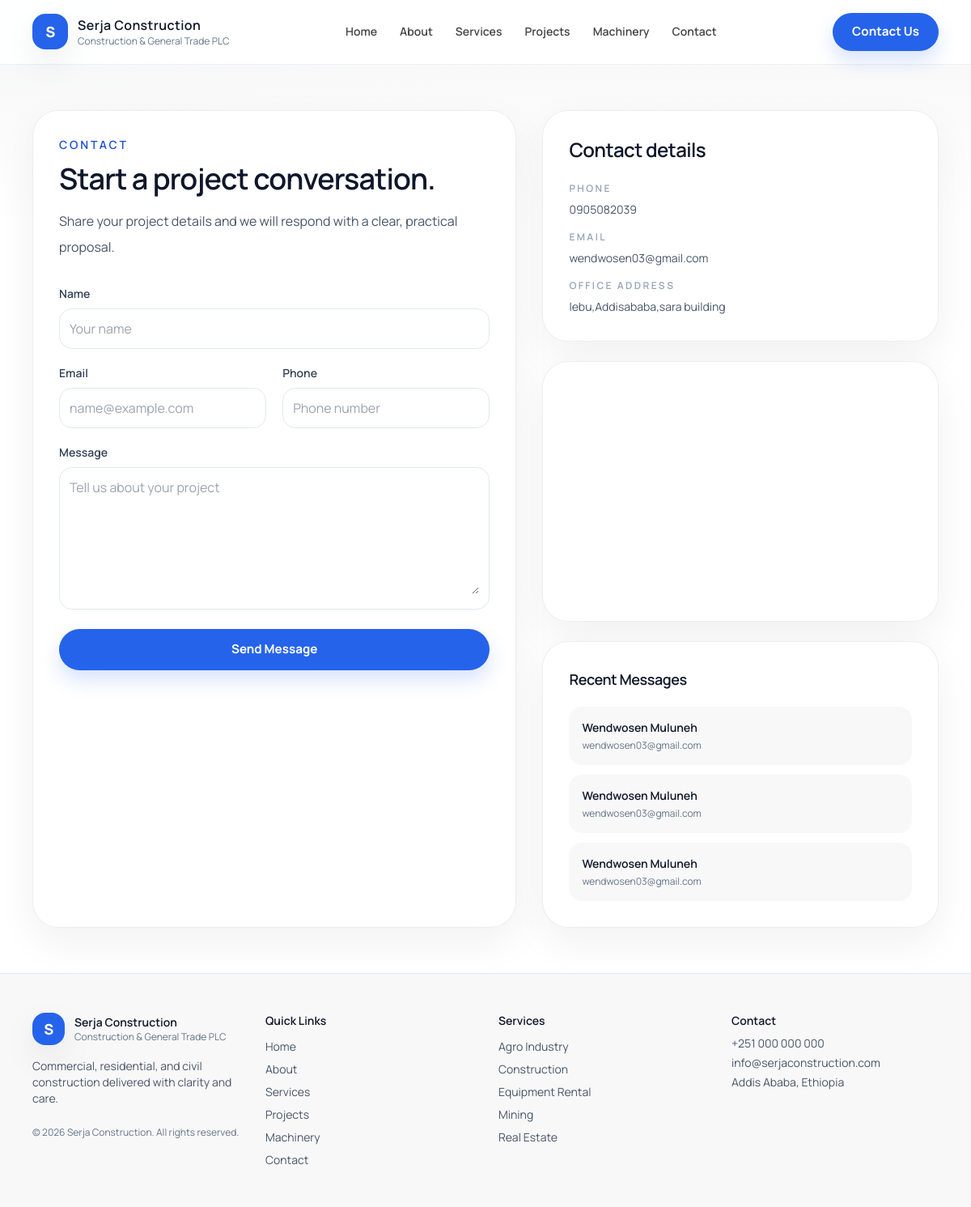
Page /contact/ on the committed database.
### core/models.py (models this page shows, shortened)
class CompanyProfile(models.Model):
    name = models.CharField(max_length=200)
    tagline = models.CharField(max_length=255, blank=True)
    description = models.TextField()
    logo = models.ImageField(upload_to="company/")
    hero_image = models.ImageField(upload_to="company/", blank=True, null=True)
    address = models.CharField(max_length=255)
    phone = models.CharField(max_length=50)
    email = models.EmailField()
    founded_year = models.PositiveIntegerField()
    mission = models.TextField(blank=True)
    vision = models.TextField(blank=True)
    facebook = models.URLField(blank=True)
    linkedin = models.URLField(blank=True)
    telegram = models.URLField(blank=True)

### contact/models.py (models this page shows, shortened)
class ContactMessage(models.Model):
    name = models.CharField(max_length=150)
    email = models.EmailField()
    phone = models.CharField(max_length=50, blank=True)
    message = models.TextField()
    is_read = models.BooleanField(default=False)
    created_at = models.DateTimeField(auto_now_add=True)

### services/models.py (models this page shows, shortened)
class Service(models.Model):
    title = models.CharField(max_length=150)
    slug = models.SlugField(unique=True, blank=True)
    description = models.TextField()
    icon = models.CharField(max_length=100, blank=True)  # optional (for frontend icons)
    created_at = models.DateTimeField(auto_now_add=True)

### contact/views.py (the view)
# urls.py: path('', contact_page, name='contact'),
def contact_page(request):
    context = site_context()
    if request.method == 'POST':
        form = ContactMessageForm(request.POST)
        if form.is_valid():
            saved_message = form.save()
            recipients = {settings.CONTACT_NOTIFICATION_EMAIL, settings.ADMIN_EMAIL}
            recipients.discard('')
            email_subject = f"New contact message from {saved_message.name}"
            email_body = (
                f"Name: {saved_message.name}\n"
                f"Email: {saved_message.email}\n"
                f"Phone: {saved_message.phone or 'Not provided'}\n\n"
                f"Message:\n{saved_message.message}"
            )
            try:
                if recipients:
                    send_mail(
                        email_subject,
                        email_body,
                        settings.DEFAULT_FROM_EMAIL,
                        list(recipients),
                        fail_silently=False,
                    )
                messages.success(request, 'Your message has been sent successfully and emailed to the configured inbox.')
            except Exception:
                messages.warning(request, 'Your message was saved, but the email could not be sent. Check email settings.')
            return redirect('contact')
    else:
        form = ContactMessageForm()
    context['form'] = form
    context['recent_messages'] = ContactMessage.objects.order_by('-created_at')[:5]
    return render(request, 'pages/contact.html', context)

### contact/forms.py
class ContactMessageForm(forms.ModelForm):
    class Meta:
        model = ContactMessage
        fields = ['name', 'email', 'phone', 'message']
        widgets = {
            'name': forms.TextInput(attrs={'placeholder': 'Your name'}),
            'email': forms.EmailInput(attrs={'placeholder': 'name@example.com'}),
            'phone': forms.TextInput(attrs={'placeholder': 'Phone number'}),
            'message': forms.Textarea(attrs={'rows': 6, 'placeholder': 'Tell us about your project'}),
        }

### core/context.py (called while the page is built)
def site_context():
    company = CompanyProfile.objects.first()
    return {
        'company': company,
        'services': Service.objects.all().order_by('title'),
        'projects': Project.objects.select_related('category').order_by('-created_at'),
        'project_categories': Project.objects.select_related('category').values_list('category__name', flat=True).distinct(),
        "machineries": Machinery.objects.all().order_by("name"),
        "testimonials": Testimonial.objects.filter(is_active=True).order_by("-id"),
    }

### templates/pages/contact.html (shortened to what this page needs)
{% extends 'base.html' %}
{% block content %}
  <section class="grid gap-8 lg:grid-cols-[1.1fr_0.9fr]">
    <div class="site-card rounded-[2rem] p-6 sm:p-8" data-aos="fade-left" data-aos-delay="120">
      <p class="text-sm font-semibold uppercase tracking-[0.2em] text-accent-600" data-aos="fade-left" data-aos-delay="160">Contact</p>
      <h2 class="mt-3 text-4xl font-semibold tracking-tight text-slate-900" data-aos="fade-left" data-aos-delay="200">Start a project conversation.</h2>
      <p class="mt-4 text-base leading-8 text-slate-600" data-aos="fade-left" data-aos-delay="240">Share your project details and we will respond with a clear, practical proposal.</p>
      <form method="post" class="mt-8">
        <div class="grid gap-5 sm:grid-cols-2">
          <div class="sm:col-span-2">
            <label for="id_name" class="block text-sm font-semibold text-slate-700">Name</label>
            <div class="mt-2 rounded-2xl border border-slate-200 bg-white p-3 focus-within:border-accent-300 focus-within:ring-2 focus-within:ring-accent-100">
              {{ form.name }}
            </div>
          </div>
          <div>
            <label for="id_email" class="block text-sm font-semibold text-slate-700">Email</label>
            <div class="mt-2 rounded-2xl border border-slate-200 bg-white p-3 focus-within:border-accent-300 focus-within:ring-2 focus-within:ring-accent-100">
              {{ form.email }}
            </div>
          </div>
          <div>
            <label for="id_phone" class="block text-sm font-semibold text-slate-700">Phone</label>
            <div class="mt-2 rounded-2xl border border-slate-200 bg-white p-3 focus-within:border-accent-300 focus-within:ring-2 focus-within:ring-accent-100">
              {{ form.phone }}
            </div>
          </div>
          <div class="sm:col-span-2">
            <label for="id_message" class="block text-sm font-semibold text-slate-700">Message</label>
            <div class="mt-2 rounded-2xl border border-slate-200 bg-white p-3 focus-within:border-accent-300 focus-within:ring-2 focus-within:ring-accent-100">
              {{ form.message }}
            </div>
          </div>
        </div>
        <button type="submit" class="button-primary mt-6 w-full">Send Message</button>
      </form>
    </div>
    <div class="space-y-6" data-aos="fade-right" data-aos-delay="160">
      <div class="site-card rounded-[2rem] p-6 sm:p-8" data-aos="fade-right" data-aos-delay="200">
        <h3 class="text-2xl font-semibold tracking-tight text-slate-900">Contact details</h3>
        <div class="mt-6 space-y-4 text-sm text-slate-600">
          <div>
            <p class="text-xs font-semibold uppercase tracking-[0.2em] text-slate-400">Phone</p>
            <p class="mt-2">{{ company.phone|default:'+251 000 000 000' }}</p>
          </div>
          <div>
            <p class="text-xs font-semibold uppercase tracking-[0.2em] text-slate-400">Email</p>
            <p class="mt-2">{{ company.email|default:'info@serjaconstruction.com' }}</p>
          </div>
          <div>
            <p class="text-xs font-semibold uppercase tracking-[0.2em] text-slate-400">Office Address</p>
            <p class="mt-2">{{ company.address|default:'Addis Ababa, Ethiopia' }}</p>
          </div>
        </div>
      </div>
      <div class="site-card overflow-hidden rounded-[2rem]" data-aos="fade-right" data-aos-delay="260">
        <iframe
          title="Serja Construction map"
          src="https://www.google.com/maps?q=Addis%20Ababa%20Ethiopia&output=embed"
          class="h-80 w-full border-0"
          loading="lazy"
        ></iframe>
      </div>
      <div class="site-card rounded-[2rem] p-6 sm:p-8" data-aos="fade-right" data-aos-delay="320">
        <h3 class="text-lg font-semibold tracking-tight text-slate-900">Recent Messages</h3>
        <div class="mt-5 space-y-3">
          {% for message in recent_messages %}
            <div class="rounded-2xl bg-[#f8f8f8] p-4">
              <p class="text-sm font-semibold text-slate-900">{{ message.name }}</p>
              <p class="mt-1 text-xs text-slate-500">{{ message.email }}</p>
            </div>
          {% empty %}
            <div class="rounded-2xl bg-[#f8f8f8] p-4 text-sm text-slate-600">No contact messages yet.</div>
          {% endfor %}
        </div>
      </div>
    </div>
  </section>
{% endblock %}

### templates/base.html (shortened to what this page needs)
<!doctype html>
<html lang="en">
<head>
  <script src="https://cdn.tailwindcss.com"></script>
  <link rel="stylesheet" href="https://unpkg.com/aos@2.3.4/dist/aos.css" />
</head>
<body class="min-h-screen bg-white text-slate-900 antialiased">
<header id="site-header" class="sticky top-0 z-50 border-b border-slate-200/70 bg-white/90 backdrop-blur-xl transition-shadow">
    <div class="mx-auto flex max-w-6xl items-center justify-between gap-3 px-4 py-4">
      <div class="flex items-center gap-3">
        <div class="grid h-11 w-11 place-items-center rounded-2xl bg-accent-500 text-white soft-shadow">
          <span class="text-lg font-extrabold tracking-tight">S</span>
        </div>
        <div class="leading-tight">
          <h1 class="text-base font-semibold tracking-wide">
            <a class="text-slate-900 transition-colors hover:text-accent-600" href="{% url 'home' %}">Serja Construction</a>
          </h1>
          <p class="text-xs text-slate-500">Construction &amp; General Trade PLC</p>
        </div>
      </div>
      <nav class="hidden items-center gap-7 md:flex">
        <a class="nav-link text-sm font-semibold" href="{% url 'home' %}">Home</a>
        <a class="nav-link text-sm font-semibold" href="{% url 'about' %}">About</a>
        <a class="nav-link text-sm font-semibold" href="{% url 'services' %}">Services</a>
        <a class="nav-link text-sm font-semibold" href="{% url 'projects' %}">Projects</a>
        <a class="nav-link text-sm font-semibold" href="{% url 'machinery:list' %}">Machinery</a>
        <a class="nav-link text-sm font-semibold" href="{% url 'contact' %}">Contact</a>
      </nav>
      <div class="flex items-center gap-2">
        <a href="{% url 'contact' %}" class="button-primary px-5 py-3 sm:px-6">
          Contact Us
        </a>
      </div>
    </div>
  </header>
  <main id="main-content" class="page-shell">
    <div class="mx-auto max-w-6xl px-4 py-10 md:py-14">
      {% block content %}{% endblock %}
    </div>
  </main>
  <footer class="border-t border-slate-200 bg-[#f8f8f8]" data-aos="fade-up">
    <div class="mx-auto max-w-6xl px-4 py-10 md:py-12" data-aos="fade-up" data-aos-delay="120">
      <div class="grid gap-8 md:grid-cols-4">
        <div>
          <div class="flex items-center gap-3">
            <div class="grid h-10 w-10 place-items-center rounded-2xl bg-accent-500 text-white soft-shadow">
              <span class="text-lg font-extrabold tracking-tight">S</span>
            </div>
            <div>
              <p class="text-sm font-semibold text-slate-900">Serja Construction</p>
              <p class="text-xs text-slate-500">Construction &amp; General Trade PLC</p>
            </div>
          </div>
          <p class="mt-4 text-sm text-slate-600">Commercial, residential, and civil construction delivered with clarity and care.</p>
          <p class="mt-6 text-xs text-slate-500">© {% now "Y" %} Serja Construction. All rights reserved.</p>
        </div>
        <div>
          <p class="text-sm font-semibold text-slate-900">Quick Links</p>
          <ul class="mt-3 space-y-2 text-sm text-slate-600">
            <li><a class="transition-colors hover:text-accent-600" href="{% url 'home' %}">Home</a></li>
            <li><a class="transition-colors hover:text-accent-600" href="{% url 'about' %}">About</a></li>
            <li><a class="transition-colors hover:text-accent-600" href="{% url 'services' %}">Services</a></li>
            <li><a class="transition-colors hover:text-accent-600" href="{% url 'projects' %}">Projects</a></li>
            <li><a class="transition-colors hover:text-accent-600" href="{% url 'machinery:list' %}">Machinery</a></li>
            <li><a class="transition-colors hover:text-accent-600" href="{% url 'contact' %}">Contact</a></li>
          </ul>
        </div>
        <div>
          <p class="text-sm font-semibold text-slate-900">Services</p>
          <ul class="mt-3 space-y-2 text-sm text-slate-600">
            {% for service in services|slice:":5" %}
              <li><a class="transition-colors hover:text-accent-600" href="{% url 'services' %}">{{ service.title }}</a></li>
            {% empty %}
              <li class="text-slate-500">Service list coming soon.</li>
            {% endfor %}
          </ul>
        </div>
        <div>
          <p class="text-sm font-semibold text-slate-900">Contact</p>
          <p class="mt-2 text-sm text-slate-600">+251 000 000 000</p>
          <p class="mt-1 text-sm text-slate-600">info@serjaconstruction.com</p>
          <p class="mt-1 text-sm text-slate-600">Addis Ababa, Ethiopia</p>
        </div>
      </div>
    </div>
  </footer>
</body>
</html>

### templates/base.html (style rules this page uses)
html { scroll-behavior: smooth; }
body { background: radial-gradient(circle at top left, rgba(37, 99, 235, 0.05), transparent 30%), #ffffff; color: #222222; font-family: 'Manrope', sans-serif; }
.page-shell { background: linear-gradient(180deg, rgba(248, 248, 248, 0.85), #ffffff 18%); }
.site-card { background: rgba(255, 255, 255, 0.92); border: 1px solid rgba(34, 34, 34, 0.08); box-shadow: 0 18px 50px rgba(17, 24, 39, 0.06); backdrop-filter: blur(10px); transition: transform 200ms ease, box-shadow 200ms ease, background-color 200ms ease; }
.button-primary, .button-secondary { display: inline-flex; align-items: center; justify-content: center; border-radius: 9999px; padding: 0.875rem 1.5rem; font-size: 0.95rem; font-weight: 700; transition: transform 180ms ease, box-shadow 180ms ease, background-color 180ms ease, color 180ms ease, border-color 180ms ease; }
.button-primary { background: #2563eb; color: #ffffff; box-shadow: 0 12px 24px rgba(37, 99, 235, 0.18); }
.nav-link { position: relative; color: #444444; transition: color 200ms ease; }
.nav-link::after { content: ''; position: absolute; left: 0; bottom: -4px; width: 100%; height: 2px; background: #2563eb; transform: scaleX(0); transform-origin: left; transition: transform 200ms ease; opacity: 0.9; }
.site-card { transition: transform 200ms ease, box-shadow 200ms ease, background-color 200ms ease; }
.button-primary, .button-secondary { transition: transform 200ms ease, box-shadow 200ms ease, background-color 200ms ease, color 200ms ease, border-color 200ms ease, opacity 200ms ease; }
form input, form textarea, form select { width: 100%; background: transparent; border: 0; padding: 0; color: #222222; font: inherit; outline: none; resize: vertical; }
form input::placeholder, form textarea::placeholder { color: #9ca3af; }
.soft-shadow { box-shadow: 0 16px 40px rgba(17, 24, 39, 0.08); }

### rows in the picture
CompanyProfile: phone "0905082039", email "wendwosen03@gmail.com", address "lebu,Addisababa,sara building"
ContactMessage: name "Wendwosen Muluneh", email "wendwosen03@gmail.com"
ContactMessage: name "Wendwosen Muluneh", email "wendwosen03@gmail.com"
ContactMessage: name "Wendwosen Muluneh", email "wendwosen03@gmail.com"
Service: title "Agro Industry"
Service: title "Construction"
Service: title "Equipment Rental"
Service: title "Mining"
Service: title "Real Estate"
